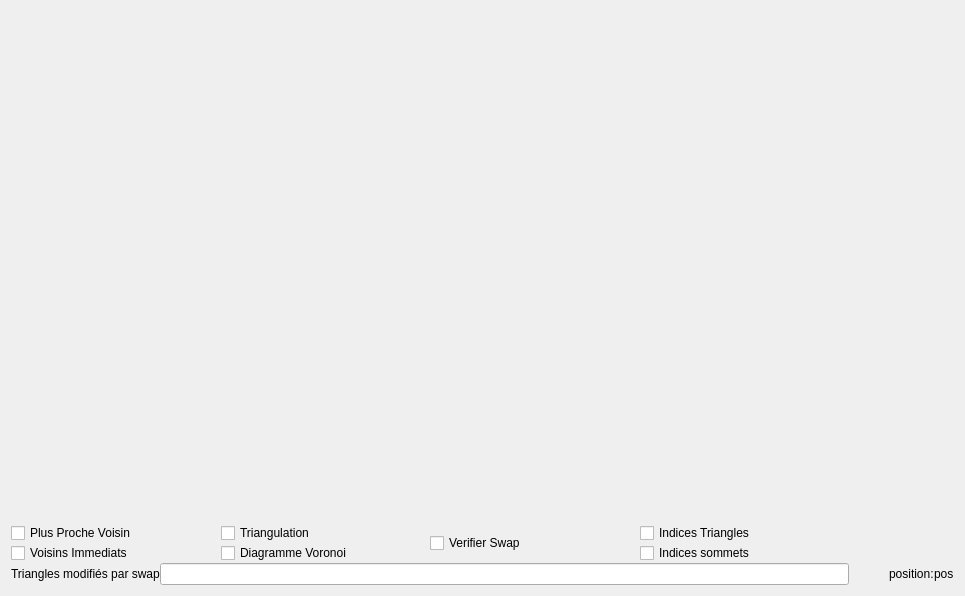
<?xml version="1.0" encoding="UTF-8"?>
<ui version="4.0">
 <class>Visualiseur</class>
 <widget class="QWidget" name="Visualiseur">
  <property name="geometry">
   <rect>
    <x>0</x>
    <y>0</y>
    <width>965</width>
    <height>596</height>
   </rect>
  </property>
  <property name="sizePolicy">
   <sizepolicy hsizetype="MinimumExpanding" vsizetype="MinimumExpanding">
    <horstretch>0</horstretch>
    <verstretch>0</verstretch>
   </sizepolicy>
  </property>
  <property name="windowTitle">
   <string>Form</string>
  </property>
  <layout class="QGridLayout" name="gridLayout" columnstretch="1,0,0">
   <property name="spacing">
    <number>0</number>
   </property>
   <item row="2" column="2">
    <layout class="QHBoxLayout" name="horizontalLayout">
     <item>
      <widget class="QLabel" name="label">
       <property name="styleSheet">
        <string notr="true">font: 52 8pt &quot;Ubuntu&quot;;</string>
       </property>
       <property name="text">
        <string>position:</string>
       </property>
      </widget>
     </item>
     <item>
      <widget class="QLabel" name="labelPos">
       <property name="styleSheet">
        <string notr="true">font: 52 8pt &quot;Ubuntu&quot;;
</string>
       </property>
       <property name="text">
        <string>pos</string>
       </property>
      </widget>
     </item>
    </layout>
   </item>
   <item row="2" column="1">
    <spacer name="horizontalSpacer">
     <property name="orientation">
      <enum>Qt::Horizontal</enum>
     </property>
     <property name="sizeHint" stdset="0">
      <size>
       <width>40</width>
       <height>20</height>
      </size>
     </property>
    </spacer>
   </item>
   <item row="1" column="0">
    <layout class="QHBoxLayout" name="horizontalLayout_2">
     <property name="spacing">
      <number>0</number>
     </property>
     <item>
      <layout class="QVBoxLayout" name="verticalLayout_3">
       <property name="spacing">
        <number>0</number>
       </property>
       <item>
        <widget class="QCheckBox" name="checkBoxPPVoisin">
         <property name="styleSheet">
          <string notr="true">font: 52 8pt &quot;Ubuntu&quot;;</string>
         </property>
         <property name="text">
          <string>Plus Proche Voisin</string>
         </property>
        </widget>
       </item>
       <item>
        <widget class="QCheckBox" name="checkBoxImmediats">
         <property name="styleSheet">
          <string notr="true">font: 52 8pt &quot;Ubuntu&quot;;</string>
         </property>
         <property name="text">
          <string>Voisins Immediats</string>
         </property>
        </widget>
       </item>
      </layout>
     </item>
     <item>
      <layout class="QVBoxLayout" name="verticalLayout">
       <property name="spacing">
        <number>0</number>
       </property>
       <item>
        <widget class="QCheckBox" name="checkBoxTriangles">
         <property name="styleSheet">
          <string notr="true">font: 52 8pt &quot;Ubuntu&quot;;</string>
         </property>
         <property name="text">
          <string>Triangulation</string>
         </property>
        </widget>
       </item>
       <item>
        <widget class="QCheckBox" name="checkBoxVoronoi">
         <property name="styleSheet">
          <string notr="true">font: 52 8pt &quot;Ubuntu&quot;;</string>
         </property>
         <property name="text">
          <string>Diagramme Voronoi</string>
         </property>
        </widget>
       </item>
      </layout>
     </item>
     <item>
      <layout class="QVBoxLayout" name="verticalLayout_2">
       <property name="spacing">
        <number>0</number>
       </property>
       <item>
        <widget class="QCheckBox" name="checkBoxSwap">
         <property name="styleSheet">
          <string notr="true">font: 52 8pt &quot;Ubuntu&quot;;</string>
         </property>
         <property name="text">
          <string>Verifier Swap</string>
         </property>
        </widget>
       </item>
      </layout>
     </item>
     <item>
      <layout class="QVBoxLayout" name="verticalLayout_5">
       <item>
        <widget class="QCheckBox" name="checkBoxCentres">
         <property name="styleSheet">
          <string notr="true">font: 52 8pt &quot;Ubuntu&quot;;
</string>
         </property>
         <property name="text">
          <string>Indices Triangles</string>
         </property>
        </widget>
       </item>
       <item>
        <widget class="QCheckBox" name="checkBoxSommets">
         <property name="styleSheet">
          <string notr="true">font: 52 8pt &quot;Ubuntu&quot;;</string>
         </property>
         <property name="text">
          <string>Indices sommets</string>
         </property>
        </widget>
       </item>
      </layout>
     </item>
    </layout>
   </item>
   <item row="0" column="0">
    <spacer name="verticalSpacer">
     <property name="orientation">
      <enum>Qt::Vertical</enum>
     </property>
     <property name="sizeHint" stdset="0">
      <size>
       <width>20</width>
       <height>40</height>
      </size>
     </property>
    </spacer>
   </item>
   <item row="0" column="2">
    <spacer name="verticalSpacer_2">
     <property name="orientation">
      <enum>Qt::Vertical</enum>
     </property>
     <property name="sizeHint" stdset="0">
      <size>
       <width>20</width>
       <height>40</height>
      </size>
     </property>
    </spacer>
   </item>
   <item row="2" column="0">
    <layout class="QHBoxLayout" name="horizontalLayout_3">
     <item>
      <widget class="QLabel" name="label_2">
       <property name="styleSheet">
        <string notr="true">font: 52 8pt &quot;Ubuntu&quot;;</string>
       </property>
       <property name="text">
        <string>Triangles modifiés par swap</string>
       </property>
      </widget>
     </item>
     <item>
      <widget class="QLineEdit" name="lineEditPileSwap"/>
     </item>
    </layout>
   </item>
  </layout>
 </widget>
 <resources/>
 <connections/>
</ui>
